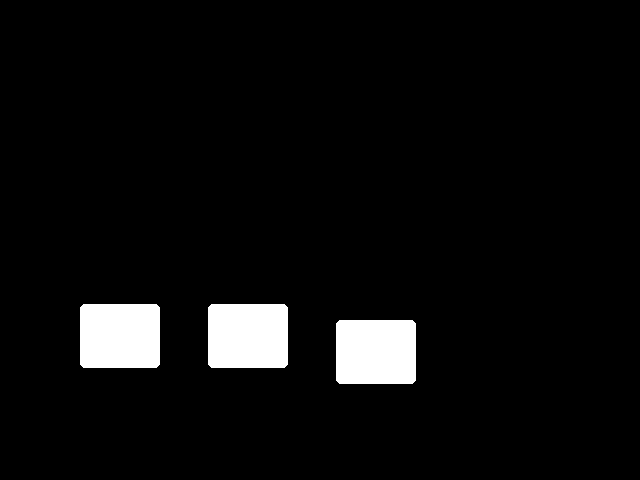

This is a level from a 2D game, rendered from its Tiled map with the project's own tilesets. A one-line summary and the map file follow, with tile-layer data summarised:
An orthogonal 40x30 tile map with 16x16 px tiles, 4 tile layers (platforms, spikes, platforms2, spikes2) and 2 objects.

<map version="1.9" tiledversion="1.9.2" orientation="orthogonal" renderorder="right-down" width="40" height="30" tilewidth="16" tileheight="16" infinite="0" nextlayerid="9" nextobjectid="6">
 <editorsettings>
  <export target="lv7.csv" format="csv" />
 </editorsettings>
 <tileset firstgid="1" name="tileset" tilewidth="16" tileheight="16" tilecount="81" columns="9">
  <image source="../images/tileset.png" width="144" height="144" />
 </tileset>
 <layer id="1" name="platforms" width="40" height="30">
  <data>[1200 cells, 40 non-empty, 5 distinct tile ids]</data>
 </layer>
 <layer id="2" name="spikes" width="40" height="30">
  <data>[1200 cells, 0 non-empty, 0 distinct tile ids]</data>
 </layer>
 <layer id="4" name="platforms2" width="40" height="30">
  <data>[1200 cells, 20 non-empty, 5 distinct tile ids]</data>
 </layer>
 <objectgroup id="5" name="text" />
 <objectgroup id="6" name="player">
  <object id="3" x="112" y="288" width="16" height="16" />
 </objectgroup>
 <layer id="3" name="spikes2" width="40" height="30">
  <data>[1200 cells, 0 non-empty, 0 distinct tile ids]</data>
 </layer>
 <objectgroup id="8" name="end">
  <object id="5" x="384" y="304" width="16" height="16">
   <properties>
    <property name="next" value="lv8" />
   </properties>
  </object>
 </objectgroup>
</map>
